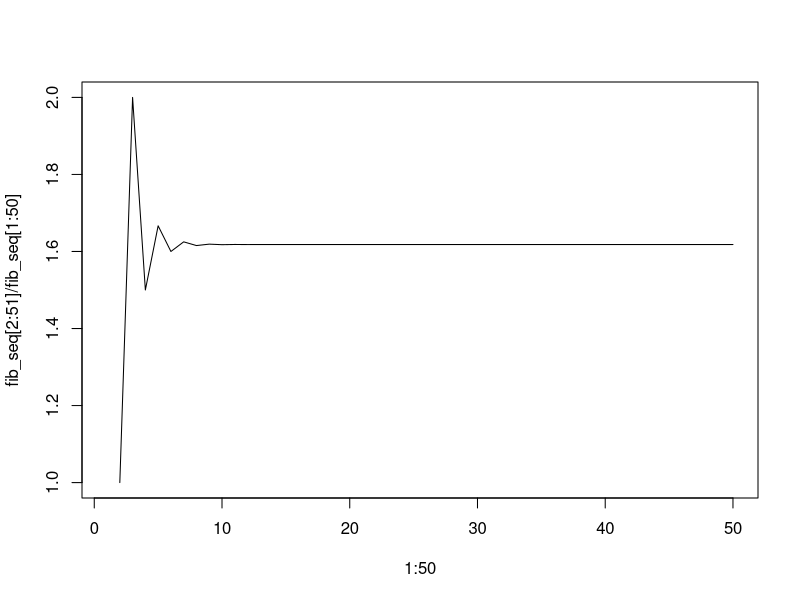

Reproduce this figure in R.
#Create a Fibonacci sequence to practice git operations
#Adam Reimer & Carly Reimer

fib_seq <- c(0, 1)
fib_seq[3] <- fib_seq[1] + fib_seq[2]
fib_seq[4] <- fib_seq[2] + fib_seq[3]
fib_seq[5] <- fib_seq[3] + fib_seq[4]
fib_seq[6] <- fib_seq[4] + fib_seq[5]
fib_seq[7] <- fib_seq[5] + fib_seq[6]
for (i in 8:51) fib_seq[i] <- sum(fib_seq[(i-1):(i-2)])
  
plot(1:50, fib_seq[2:51]/fib_seq[1:50], type = "l")
{golden_ration <- fib_seq[51]/fib_seq[50]}
